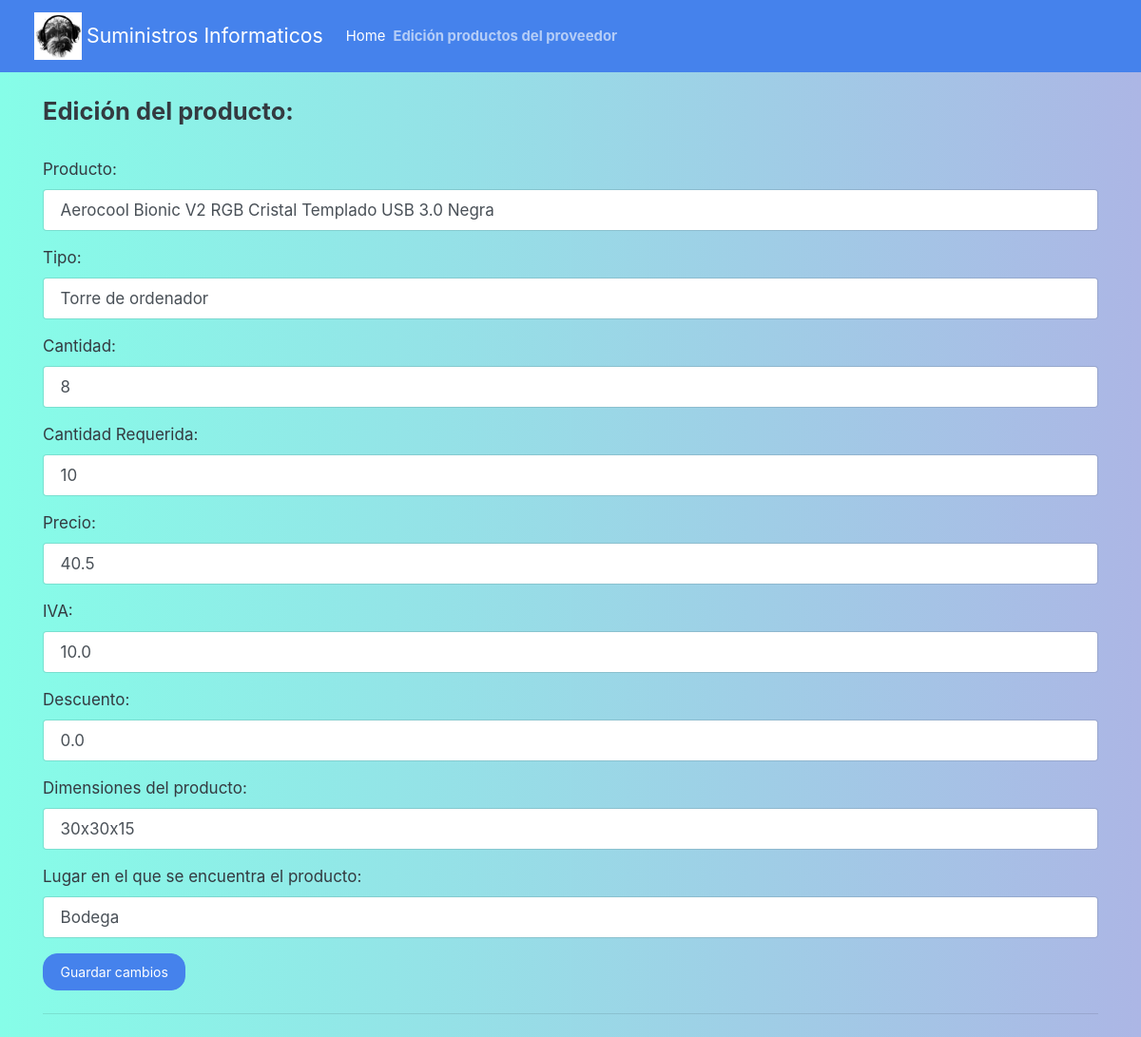
Page /info_producto/1 on the committed database.
### models.py (models this page shows, shortened)
class Registro_productos(db.Base):  # Herencia, desde db.py, para poder convertirla en tablas
    __tablename__ = "productos"  # Nombramos la primera tabla para almacenar los productos
    __table_args__ = {'sqlite_autoincrement' : True}  # Aquí ponemos el autoincremento para id de referencia-primary key
    id = Column(Integer, primary_key=True)  # Autoincremento para tener clasificados los productos
    id_proveedor = Column(Integer, ForeignKey("proveedores.id", ondelete="CASCADE"), nullable=False)
    proveedor = relationship("Registro_proveedores") # Relación para obtener la información del proveedor
    nombre = Column(String(200), nullable=False)  # No puede ser None
    tipo = Column(String(200), nullable=False)
    cantidad = Column(Integer, nullable=False)
    cantidad_requerida = Column(Integer, nullable=False)
    precio = Column(Float, nullable=False)
    iva = Column(Float, nullable=False)
    descuento = Column(Float, nullable=False)
    precio_descontado = Column(Float) # No le indico nullable=False porque puede estar vacío
    dimension = Column(String(200), nullable=False)
    lugar = Column(String(200), nullable=False)

### main.py (the view)
@app.route("/info_producto/<int:id>", methods=["GET"])
def producto(id):
    producto_a_mostrar = info_producto(id)
    return render_template("editar_productos.html", producto=producto_a_mostrar)

### main.py (called while the page is built)
def info_producto(id_producto:int):
    return db.session.query(Registro_productos).filter(Registro_productos.id==id_producto).first()

### templates/editar_productos.html (shortened to what this page needs)
<!DOCTYPE html>
<html lang="en">
<head>
    <link rel="stylesheet" href="{{ url_for('static', filename='main.css') }}">
    <link rel="stylesheet" href="https://cdn.jsdelivr.net/npm/bootswatch@4.5.2/dist/litera/bootstrap.min.css">
</head>
<body>
    <nav class="navbar navbar-expand-lg navbar-dark bg-primary">
        <div class="container-fluid">
            <img class="icon" src="{{ url_for('static', filename='img/Icon.png') }}" width="60px" height="60px">
            <a class="navbar-brand" href="/">Suministros Informaticos</a>
            <div class="collapse navbar-collapse" id="navbarText">
                <ul class="navbar-nav me-auto mb-2 mb-lg-0">
                    <li class="nav-item">
                        <a class="nav-link active" aria-current="page" href="/">Home</a>
                    </li>
                </ul>
                <span class="navbar-text" style="float=right"><strong>Edición productos del proveedor</strong></span>
            </div>
        </div>
    </nav></br>
    <div class="container">
        <section>
        <h4>Edición del producto:</h4></br>
        <form action="/info_producto" method="post">
            <div class="mb-3">
                <label for="nombre" class="form-label">Producto:</label>
                <input value="{{producto.nombre}}" type="text" class="form-control" id="nombre" name="nombre">
            </div>
            <div class="mb-3">
                <label for="tipo" class="form-label">Tipo:</label>
                <input value="{{producto.tipo}}" type="text" class="form-control" id="tipo" name="tipo">
            </div>
            <div class="mb-3">
                <label for="cantidad" class="form-label">Cantidad:</label>
                <input value="{{producto.cantidad}}" type="text" class="form-control" id="cantidad" name="cantidad">
            </div>
            <div class="mb-3">
                <label for="cantidad_requerida" class="form-label">Cantidad Requerida:</label>
                <input value="{{producto.cantidad_requerida}}" type="text" class="form-control" id="cantidad_requerida" name="cantidad_requerida">
            </div>
            <div class="mb-3">
                <label for="precio" class="form-label">Precio:</label>
                <input value="{{producto.precio}}" type="text" class="form-control" id="precio" name="precio">
            </div>
            <div class="mb-3">
                <label for="iva" class="form-label">IVA:</label>
                <input value="{{producto.iva}}" type="text" class="form-control" id="iva" name="iva">
            </div>
            <div class="mb-3">
                <label for="descuento" class="form-label">Descuento:</label>
                <input value="{{producto.descuento}}" type="text" class="form-control" id="descuento" name="descuento">
            </div>
            <div class="mb-3">
                <label for="dimension" class="form-label">Dimensiones del producto:</label>
                <input value="{{producto.dimension}}" type="text" class="form-control" id="dimension" name="dimension">
            </div>
            <div class="mb-3">
                <label for="lugar" class="form-label">Lugar en el que se encuentra el producto:</label>
                <input value="{{producto.lugar}}" type="text" class="form-control" id="lugar" name="lugar">
            </div>
            <button type="submit" class="btn btn-primary">Guardar cambios</button>
        </form>
        <hr class="my-4">
    </section>
    </div>
</body>
</html>

### static/main.css (style rules this page uses)
body { background: #acb6e5; background: -webkit-linear-gradient(to right, #86fde8, #acb6e5); background: linear-gradient(to right, #86fde8, #acb6e5); }
.icon { padding: 5px }

### rows in the picture
Registro_productos: nombre "Aerocool Bionic V2 RGB Cristal Templado USB 3.0 Negra", tipo "Torre de ordenador", cantidad "8", cantidad_requerida "10", precio "40.5", iva "10.0", descuento "0.0", dimension "30x30x15", lugar "Bodega"
